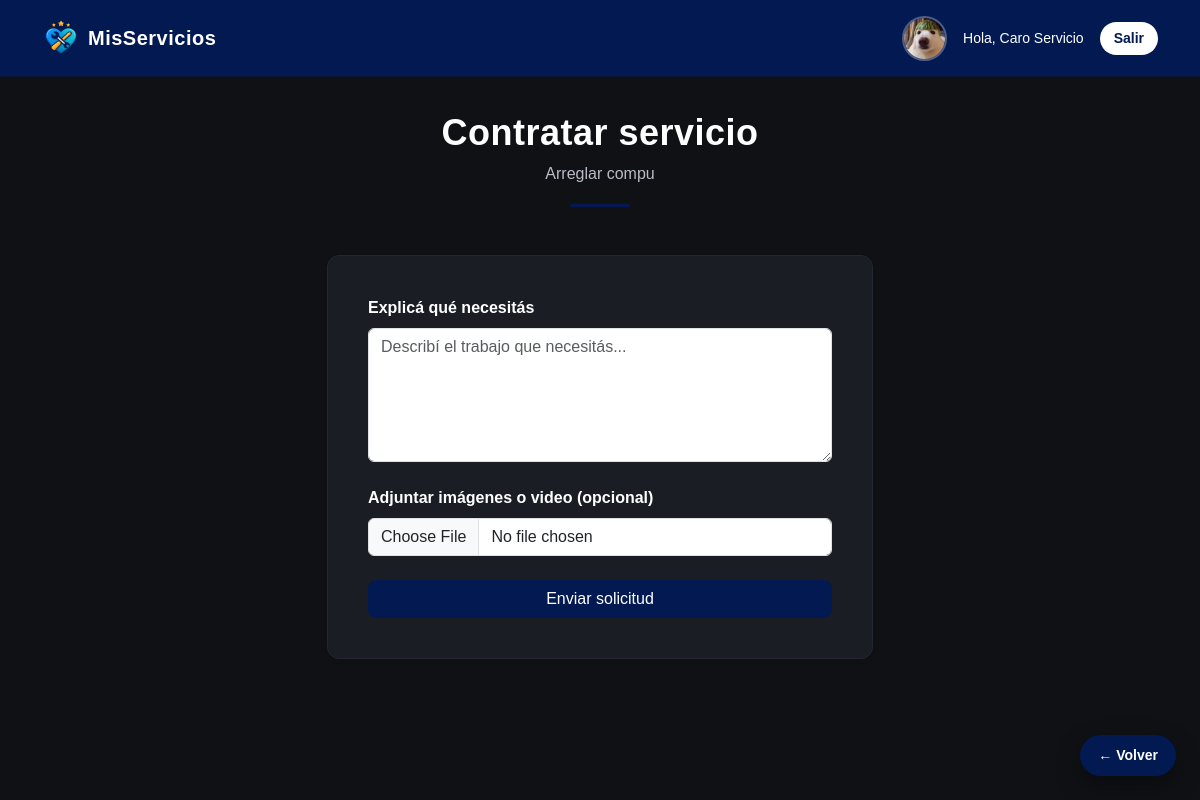
Page /contratar/2 (signed in) on the committed database.
### models.py (models this page shows, shortened)
class Usuario(UserMixin, db.Model):
    __tablename__ = 'usuarios'
    id = db.Column(db.Integer, primary_key=True)
    nombre = db.Column(db.String(100), nullable=False)
    email = db.Column(db.String(120), unique=True, nullable=False)
    password = db.Column(db.String(255), nullable=False)
    rol = db.Column(db.String(20), nullable=False)
    imagen = db.Column(db.String(200))
    calificaciones = db.relationship('Calificacion', backref='cliente', lazy=True)

class Servicio(db.Model):
    __tablename__ = 'servicios'
    id = db.Column(db.Integer, primary_key=True)
    titulo = db.Column(db.String(100), nullable=False)
    descripcion = db.Column(db.Text, nullable=False)
    categoria = db.Column(db.String(50), nullable=False)
    usuario_id = db.Column(
        db.Integer,
        db.ForeignKey('usuarios.id'),
        nullable=False
    )
    usuario = db.relationship('Usuario', backref='servicios', lazy=True)
    calificaciones = db.relationship(
        'Calificacion',
        backref='servicio',
        lazy=True,
        cascade='all, delete-orphan'
    )

### app.py (the view, shortened to what this page needs)
@app.route('/contratar/<int:servicio_id>', methods=['GET', 'POST'])
@login_required
def contratar_servicio(servicio_id):
    servicio = Servicio.query.get_or_404(servicio_id)
    return render_template('contratar_servicio.html', servicio=servicio)

### app.py (called while the page is built)
@login_manager.user_loader
def load_user(user_id):
    return Usuario.query.get(int(user_id))

### templates/contratar_servicio.html
{% extends "base.html" %}
{% block page_header %}
    {% set titulo = "Contratar servicio" %}
    {% set subtitulo = servicio.titulo %}
    {% include "components/page_header.html" %}
{% endblock %}
{% block content %}
<div class="row justify-content-center">
    <div class="col-12 col-md-8 col-lg-6">
        <div class="card shadow-sm">
            <div class="card-body">
                <form method="POST" enctype="multipart/form-data">
                    <label class="fw-bold mb-2">Explicá qué necesitás</label>
                    <textarea name="descripcion"
                              class="form-control"
                              rows="5"
                              placeholder="Describí el trabajo que necesitás..."
                              required></textarea>
                    <label class="fw-bold mt-4 mb-2">Adjuntar imágenes o video (opcional)</label>
                    <input type="file" name="archivo" class="form-control">
                    <button type="submit" class="btn btn-primary w-100 mt-4">
                        Enviar solicitud
                    </button>
                </form>
            </div>
        </div>
    </div>
</div>
{% endblock %}

### templates/base.html (shortened to what this page needs)
<!DOCTYPE html>
<html lang="es">
<head>
    <link href="https://cdn.jsdelivr.net/npm/bootstrap@5.3.2/dist/css/bootstrap.min.css" rel="stylesheet">
    <link rel="stylesheet" href="{{ url_for('static', filename='css/styles.css') }}">
    <link rel="stylesheet" href="https://cdn.jsdelivr.net/npm/bootstrap-icons@1.11.3/font/bootstrap-icons.css">
</head>
<body>
<nav class="navbar navbar-expand-lg navbar-custom">
    <div class="container d-flex justify-content-between align-items-center">
        <a class="navbar-brand d-flex align-items-center gap-2 fw-bold"
           href="{% if current_user.is_authenticated %}
                    {{ url_for('dashboard') }}
                 {% else %}
                    {{ url_for('index') }}
                 {% endif %}">
            <img src="{{ url_for('static', filename='img/logo-icon.png') }}"
                 class="logo-navbar">
            <span class="logo-text">MisServicios</span>
        </a>
        {% if current_user.is_authenticated %}
        <div class="d-flex align-items-center gap-3">
            {% if current_user.imagen %}
                <img src="{{ url_for('static', filename='uploads/' + current_user.imagen) }}"
                     class="avatar-navbar">
            {% else %}
                <div class="prestador-avatar-placeholder">
                    {{ current_user.nombre[0] }}
                </div>
            {% endif %}
            <span class="text-white small">
                Hola, {{ current_user.nombre }}
            </span>
            <a href="{{ url_for('logout') }}" class="btn btn-logout btn-sm">
                Salir
            </a>
        </div>
        {% endif %}
    </div>
</nav>
<main class="container py-4">
    {% block page_header %}{% endblock %}
    {% block content %}{% endblock %}
</main>
{% if request.endpoint not in ['index'] %}
<a href="javascript:history.back()" class="btn-volver">
    ← Volver
</a>
{% endif %}
</body>
</html>

### templates/components/page_header.html
<div class="container text-center px-3 mb-5 page-header">
  <h1 class="page-title">
    {{ titulo }}
  </h1>
  {% if subtitulo %}
    <p class="page-subtitle">
      {{ subtitulo }}
    </p>
  {% endif %}
  <div class="page-header-line"></div>
</div>

### static/css/styles.css (style rules this page uses)
:root { --primary-color: #021952; --primary-hover: #04307a; --bg-dark: #0f1115; --card-dark: #1a1d24; --text-light: #ffffff; --text-muted: #b8bcc8; }
body { margin: 0; font-family: Arial, Helvetica, sans-serif; background-color: var(--bg-dark); color: var(--text-light); }
.navbar-custom { background-color: var(--primary-color); border-bottom: 1px solid #0b1333; padding: 14px 0; }
.logo-navbar { height: 38px; }
.btn-primary { background-color: var(--primary-color); border-color: var(--primary-color); border-radius: 8px; }
.btn-logout { background-color: #ffffff; color: var(--primary-color); border-radius: 20px; padding: 6px 14px; font-weight: 600; border: none; transition: all .2s ease; }
.btn-volver { position: fixed; bottom: 24px; right: 24px; z-index: 1500; background: var(--primary-color); color: #ffffff; text-decoration: none; padding: 10px 18px; border-radius: 30px; font-weight: 600; font-size: 14px; box-shadow: 0 10px 25px rgba(0,0,0,0.35); transition: all .2s ease; }
.card { background-color: var(--card-dark); border-radius: 12px; border: 1px solid #232734; color: #fff; width: 100%; padding: 20px; }
@media (min-width: 768px) { .card { padding: 22px; } }
@media (min-width: 1024px) { .card { padding: 24px; } }
.page-header { margin-top: 10px; }
.page-title { font-weight: 700; letter-spacing: 0.5px; margin-bottom: 8px; font-size: 26px; }
.page-subtitle { color: var(--text-muted); margin-bottom: 18px; font-size: 14px; }
.page-header-line { width: 60px; height: 3px; background: var(--primary-color); margin: 0 auto; border-radius: 10px; }
@media (min-width: 768px) { .page-title { font-size: 32px; } }
@media (min-width: 768px) { .page-subtitle { font-size: 16px; } }
@media (min-width: 1024px) { .page-title { font-size: 36px; } }
.logo-text { color: #ffffff; font-weight: 700; font-size: 20px; letter-spacing: 0.5px; }
.avatar-navbar { width: 45px; height: 45px; border-radius: 50%; object-fit: cover; border: 2px solid rgba(255,255,255,0.3); }

### rows in the picture
Usuario: imagen (picture), nombre "Caro Servicio"
Servicio: titulo "Arreglar compu"

### other values in the picture
{{ titulo }} "Contratar servicio"
